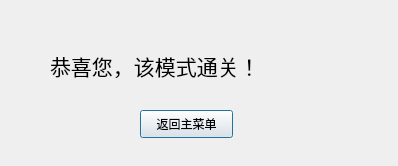
<?xml version="1.0" encoding="UTF-8"?>
<ui version="4.0">
 <class>CGamePass</class>
 <widget class="QDialog" name="CGamePass">
  <property name="geometry">
   <rect>
    <x>0</x>
    <y>0</y>
    <width>398</width>
    <height>166</height>
   </rect>
  </property>
  <property name="windowTitle">
   <string>Dialog</string>
  </property>
  <widget class="QLabel" name="label">
   <property name="geometry">
    <rect>
     <x>50</x>
     <y>40</y>
     <width>301</width>
     <height>51</height>
    </rect>
   </property>
   <property name="font">
    <font>
     <family>Adobe Devanagari</family>
     <pointsize>16</pointsize>
    </font>
   </property>
   <property name="text">
    <string>恭喜您，该模式通关！</string>
   </property>
  </widget>
  <widget class="QPushButton" name="pushButton">
   <property name="geometry">
    <rect>
     <x>140</x>
     <y>110</y>
     <width>93</width>
     <height>28</height>
    </rect>
   </property>
   <property name="text">
    <string>返回主菜单</string>
   </property>
  </widget>
 </widget>
 <resources/>
 <connections>
  <connection>
   <sender>pushButton</sender>
   <signal>clicked()</signal>
   <receiver>CGamePass</receiver>
   <slot>back()</slot>
   <hints>
    <hint type="sourcelabel">
     <x>202</x>
     <y>121</y>
    </hint>
    <hint type="destinationlabel">
     <x>439</x>
     <y>138</y>
    </hint>
   </hints>
  </connection>
 </connections>
 <slots>
  <slot>back()</slot>
 </slots>
</ui>
